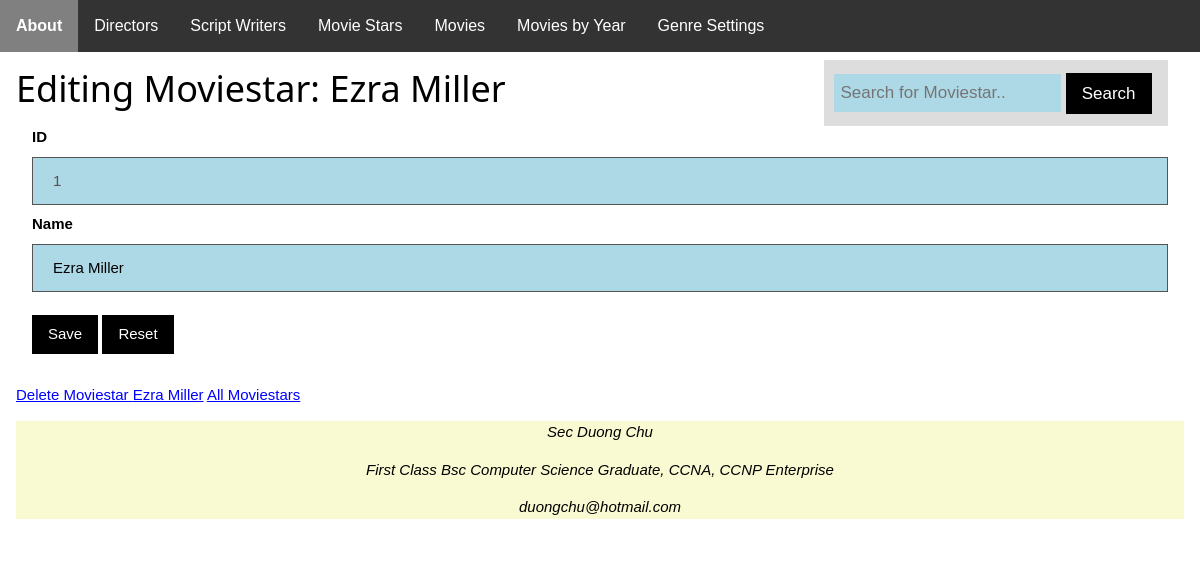
/moviestars/edit/1, run on the app's committed database.
### app/models/models.py (models this page shows, shortened)
class moviestar(db.Model):
    Star_ID = db.Column(db.Integer, primary_key=True)
    Star_Name = db.Column(db.String(100), nullable=False)

### app/moviestars/routes.py (the view, shortened to what this page needs)
@moviestars_bp.route("/edit/<int:Id>", methods=['POST','GET'])
def editMoviestar(Id):
    _moviestar = moviestar.query.get_or_404(Id)
    error = False
    return render_template("moviestars/edit_moviestar.html", star = _moviestar)

### app/templates/moviestars/edit_moviestar.html (shortened to what this page needs)
{% extends "base.html" %}
{% block content %}
	<div class="search-container">
		<form method="post" action="{{ url_for('moviestars.search') }}">
			<input id="text" type="text" placeholder="Search for Moviestar.." name="keyword">
			<button class="w3-button w3-black" type="submit">Search</button>
		</form>
	</div>
<h1> Editing Moviestar: {{ star.Star_Name }} </h1>
  {% set messages = get_flashed_messages() %}
<span id="delete">
<form method="post" class="w3-container">
	<label for="id"><b>ID</b></label>
	<input type="number" value="{{ star.Star_ID }}" name="id" min="1" disabled required>
    <label for="name"><b>Name</b></label>
    <input type="text" id="name" value="{{ star.Star_Name }}" name="name" required>
    <p><button class="w3-button w3-black" onclick="return confirm('You are about to edit Moviestar with ID {{ star.Star_ID }}')"
	type="submit">Save</button> <a id="cancel" class="bttn w3-button w3-black">Reset</a></p>
</form>
<p><a class="alink" href="#" onclick="deleteEntity('delete','{{ url_for('moviestars.delete',Id=star.Star_ID) }}','{{ star.Star_Name }}')">
Delete Moviestar {{ star.Star_Name }}</a>
<a class="alink" href="{{ url_for('moviestars.index', page=1) }}">All Moviestars</a></p>
</span>
{% endblock %}

### app/static/common.css (style rules this page uses)
html { box-sizing:border-box }
*,*:before,*:after { box-sizing:inherit }
html { -ms-text-size-adjust:100%;-webkit-text-size-adjust:100% }
body { margin:0 }
b,strong { font-weight:bolder }
button,input,select,textarea,optgroup { font:inherit;margin:0 }
button,input { overflow:visible }
button,select { text-transform:none }
button,[type=button],[type=reset],[type=submit] { -webkit-appearance:button }
html,body { font-family:Verdana,sans-serif;font-size:15px;line-height:1.5 }
html { overflow-x:hidden }
h1 { font-size:36px }
h1,h2,h3,h4,h5,h6 { font-family:"Segoe UI",Arial,sans-serif;font-weight:400;margin:10px 0 }
.w3-btn,.w3-button { border:none;display:inline-block;padding:8px 16px;vertical-align:middle;overflow:hidden;text-decoration:none;color:inherit;background-color:inherit;text-align:center;cursor:pointer;white-space:nowrap }
.w3-btn,.w3-button { -webkit-touch-callout:none;-webkit-user-select:none;-khtml-user-select:none;-moz-user-select:none;-ms-user-select:none;user-select:none }
.w3-container:after,.w3-container:before,.w3-panel:after,.w3-panel:before,.w3-row:after,.w3-row:before,.w3-row-padding:after,.w3-row-padding:before, .w3-cell-row:before,.w3-cell-row:after,.w3-clear:after,.w3-clear:before,.w3-bar:before,.w3-bar:after { content:"";display:table;clear:both }
.w3-container,.w3-panel { padding:0.01em 16px }
.w3-black,.w3-hover-black:hover { color:#fff!important;background-color:#000!important }

### app/static/style.css (style rules this page uses)
body { font-family: Arial, Helvetica, sans-serif; }
input[type=text], [type=number], [type=select] { width: 100%; padding: 12px 20px; margin: 8px 0; box-sizing: border-box; border: 1px solid #555; outline: none; }
input[type=text], [type=number], [type=select]:focus { background-color: lightblue; }
.search-container { float: right; padding: 6px 10px; margin-top: 8px; margin-right: 16px; background: #ddd; font-size: 17px; border: none; cursor: pointer; }
#text { padding: 6px; margin-top: 8px; font-size: 17px; border: none; background-color: light-blue; width: 70%; }
.alink { color: blue; }

### data on the page
moviestar: Star_Name "Ezra Miller", id "1", name "Ezra Miller"
